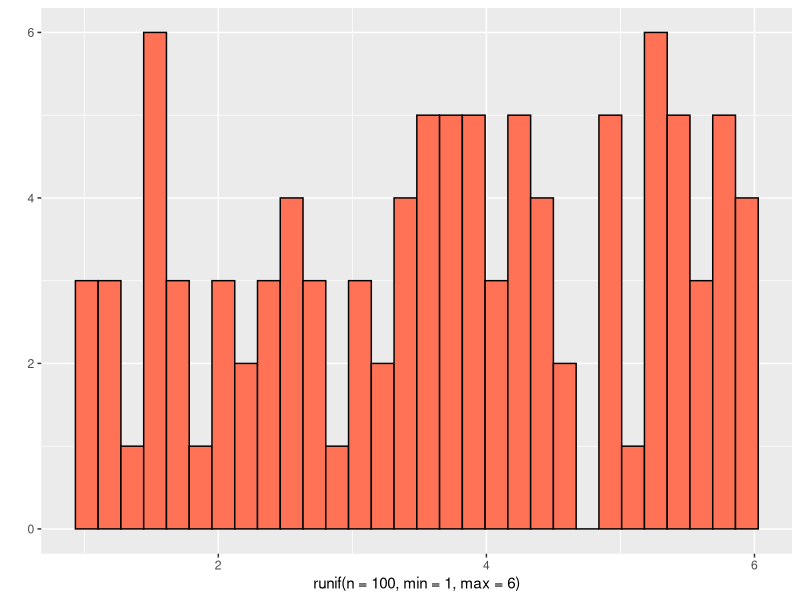
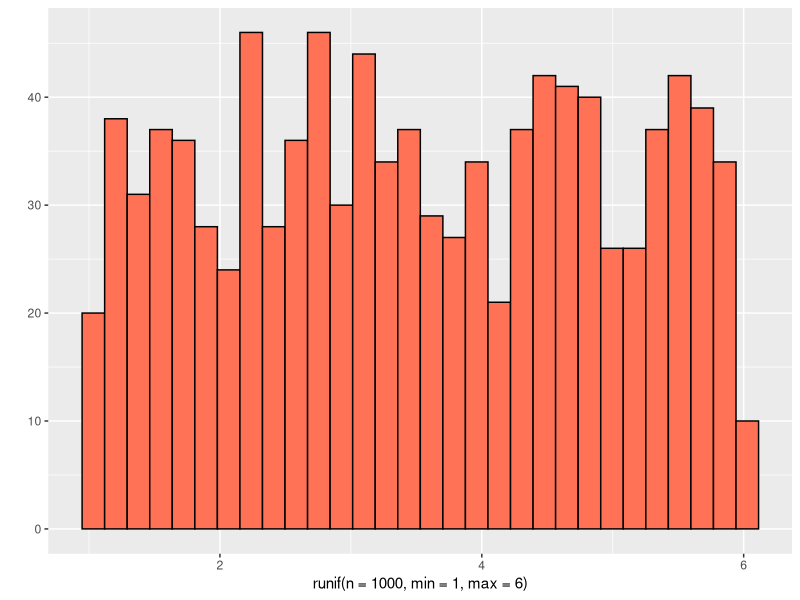
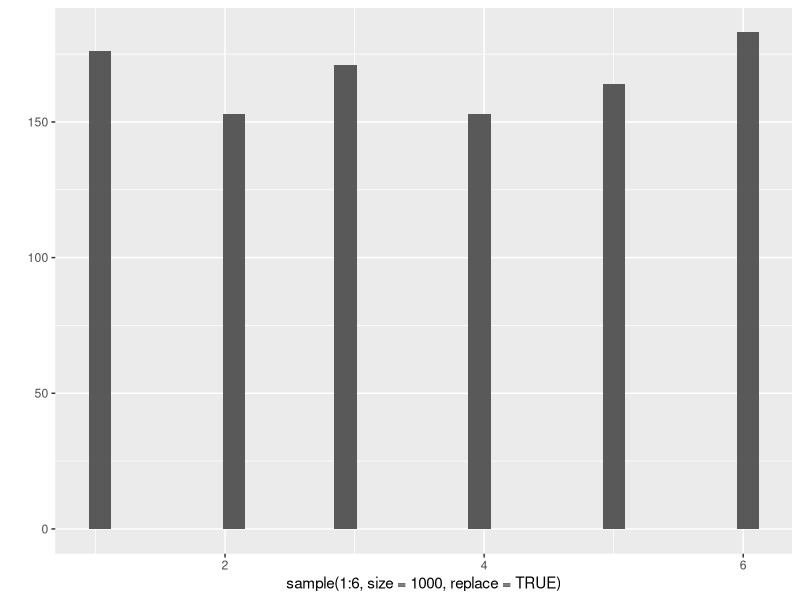
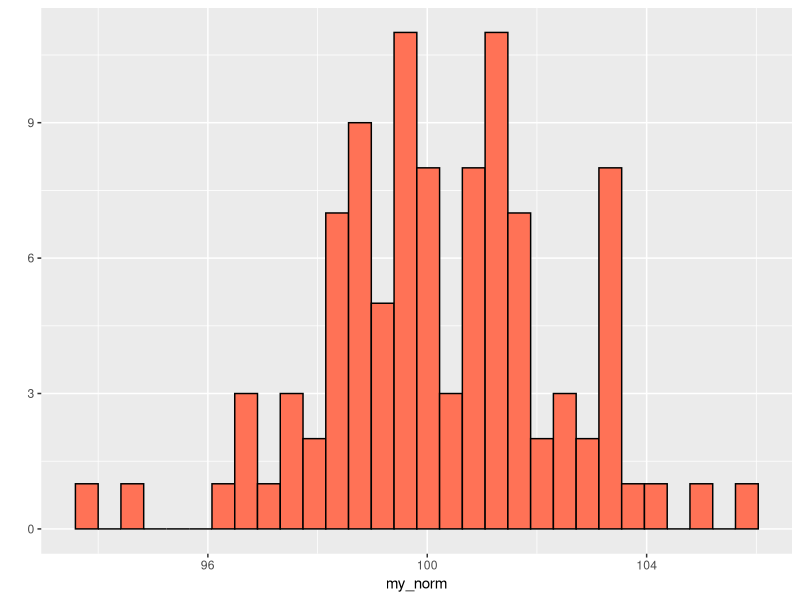
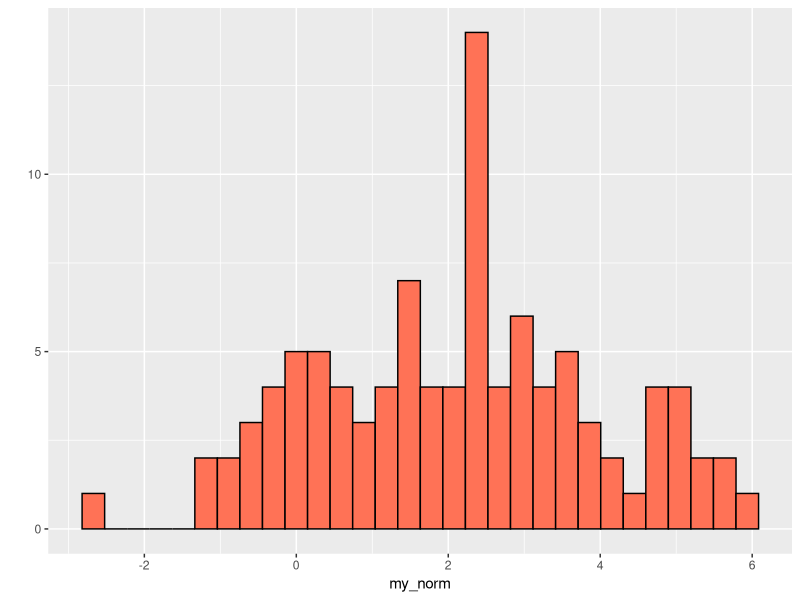
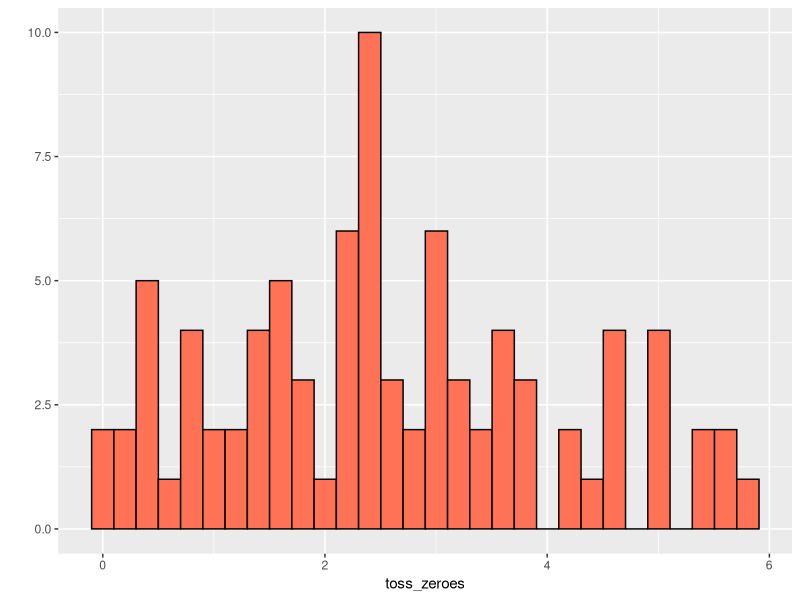
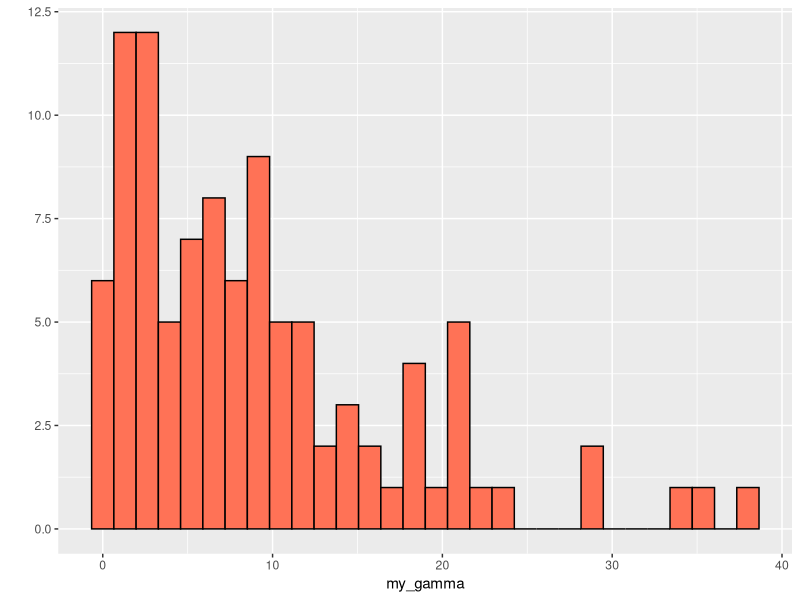
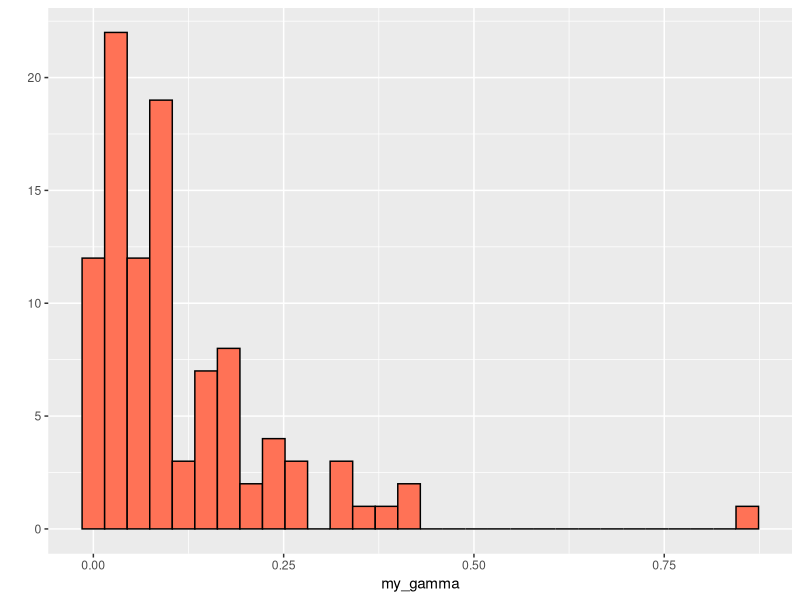

Write the R code that produced these figures, in order.
# Exploring continuous distributions
# Feb 20 2020
# JLW

library(ggplot2)
library(MASS)

# Uniform -----------------------------------------------------------------

qplot(x = runif(n = 100, min = 1, max = 6),
                color = I('black'),
                fill = I('coral1'))

# larger sample size makes it look more uniform
qplot(x = runif(n = 1000, min = 1, max = 6),
      color = I('black'),
      fill = I('coral1'))

#this is if want uniform categorial instead of continuous
qplot(x = sample(1:6, size = 1000, replace = TRUE))

# Normal ------------------------------------------------------------------

my_norm <- rnorm(n = 100, mean = 100, sd = 2)
qplot(x = my_norm,
      color = I('black'),
      fill = I('coral1'))

# problems with normal when mean is small
my_norm <- rnorm(n = 100, mean = 2, sd = 2)
qplot(x = my_norm,
      color = I('black'),
      fill = I('coral1'))
# plot gives you values less than 0
toss_zeroes <- my_norm[my_norm > 0]
qplot(x = toss_zeroes,
      color = I('black'),
      fill = I('coral1'))
mean(toss_zeroes)# mean is now higher than 2
sd(toss_zeroes)# sd is now lower than 2
# the correct way to solve this is to use a dist. that doesn't have -values...

# Gamma -------------------------------------------------------------------

# use for continuous data greater than 0
my_gamma <- rgamma(n = 100, shape = 1, scale = 10)
qplot(x = my_gamma,
      color = I('black'),
      fill = I('coral1'))

# gamma with shape = 1 is exponential dist. with scale = mean
my_gamma <- rgamma(n = 100, shape = 1, scale = 0.1)
qplot(x = my_gamma,
      color = I('black'),
      fill = I('coral1'))

# increase shape parameter distribution looks more normal
my_gamma <- rgamma(n = 100, shape = 20, scale = 1)
qplot(x = my_gamma,
      color = I('black'),
      fill = I('coral1'))

# scale parameter changes both mean and variance!
# mean = shape * scale
# variance = shape * scale^2

# Beta --------------------------------------------------------------------

# continuous, but bounded by 0 and 1
# analagous to the binomial, but with a continuous distribution 
# of possible values

# p(data | parameters)
# p(parameters | data) = maximum likelihood estimator of the parameters

# shape1 = number of successes + 1
# shape2 = number of failures + 1
# You have flipped a coin a number of times and have a certain number of answers
# This predicts what your next coin flip would be

my_beta <- rbeta(n = 1000, shape1 = 5, shape2 = 5)
qplot(x = my_beta,
      color = I('black'),
      fill = I('coral1'))

my_beta <- rbeta(n = 1000, shape1 = 50, shape2 = 50)
qplot(x = my_beta,
      color = I('black'),
      fill = I('coral1'))

# beta with 3 heads and no tails
my_beta <- rbeta(n = 1000, shape1 = 4, shape2 = 1) # 3+1, 0+1
qplot(x = my_beta,
      color = I('black'),
      fill = I('coral1')) # ~80% chance of heads

# with no preexisting probability, distribution looks nearly uniform
my_beta <- rbeta(n = 1000, shape1 = 1, shape2 = 1)
qplot(x = my_beta,
      color = I('black'),
      fill = I('coral1'))

# add one coin flip, distribution starts to shift to one side
my_beta <- rbeta(n = 1000, shape1 = 2, shape2 = 1)
qplot(x = my_beta,
      color = I('black'),
      fill = I('coral1'))

# shape and scale parameters < 1 gives u-shaped distribution
my_beta <- rbeta(n = 1000, shape1 = 0.2, shape2 = 0.1)
qplot(x = my_beta,
      color = I('black'),
      fill = I('coral1'))

# can rescale any variable to 0 - 1 to work with beta dist.

# Estimate parameters from data -------------------------------------------

x <- rnorm(1000, mean = 92.5, sd = 2.5)
qplot(x = x,
      color = I('black'),
      fill = I('coral1'))
fitdistr(x, "normal") # needs vector of numbers and specified distribution
# takes data you put in and estimates parameters of distributions
# below values shows measure of confidence in these estimates

#BUT we don't know that a given dataset is normal
fitdistr(x, "gamma")
x_sim <- rgamma(n = 1000, shape = 1418, rate = 15)
qplot(x = x_sim,
      color = I('black'),
      fill = I('coral1')) # looks similar to our normal






































